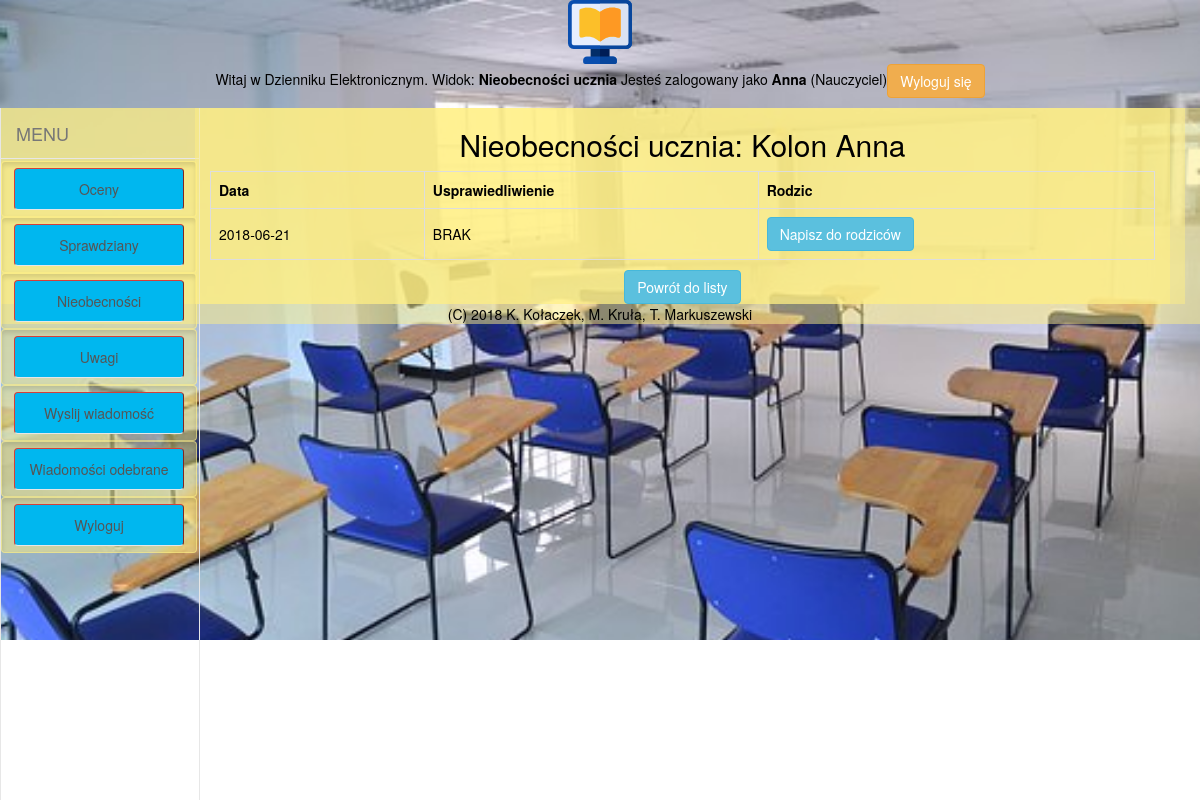
The page /projekt/lista_nieob.php?id_u=13&id_k=1 (signed in) on the database its author committed.
### tables this page shows
CREATE TABLE `uzytkownicy` (
  `id_uzytkownika` int(11) NOT NULL,
  `typ` int(3) NOT NULL,
  `imie` varchar(20) NOT NULL,
  `nazwisko` varchar(30) NOT NULL,
  `telefon` varchar(14) DEFAULT NULL,
  `email` varchar(255) NOT NULL,
  `haslo` varchar(255) NOT NULL,
  `id_klasy` int(11) DEFAULT NULL
);

CREATE TABLE `nieobecnosci` (
  `id_nieobecnosci` int(11) NOT NULL,
  `id_ucznia` int(11) NOT NULL,
  `id_rodzica` int(11) DEFAULT NULL,
  `data` date NOT NULL,
  `usprawiedliwiona` tinyint(1) NOT NULL,
  `usprawiedliwienie` text NOT NULL
);

### projekt/lista_nieob.php (the view, shortened to what this page needs)
<?php
require_once 'skrypty/menu.php';
require_once 'include/funkcje.php';
$TRESC='';
$powrot="n_nieob.php";
$id_ucznia=$_GET['id_u'];
try {
    $pdo = new PDO("$DBEngine:host=$DBServer;dbname=$DBName", $DBUser, $DBPass);
    $pdo->setAttribute(PDO::ATTR_ERRMODE, PDO::ERRMODE_EXCEPTION);
    $uczen=getUzytkownikInfo($pdo, $id_ucznia);
    $TRESC.='<h2>Nieobecności ucznia: '.$uczen['nazwisko'].' '.$uczen['imie'].'</h2>';
    $TRESC.=genListaNieobUczniaNauczyciel($pdo, $id_ucznia,$powrot);
    }
catch(PDOException $e)
{
    $TRESC.= "Nie można pobrać danych z bazy";
}
$TRESC.='<a class="btn btn-info" href="n_nieob.php">Powrót do listy</a>';
require_once 'szablony/witryna.php';
?>

### projekt/include/funkcje.php (shortened to what this page needs)
<?php
function getUzytkownikInfo ($pdo,$id_uzytkownika){
    $stmt = $pdo->prepare('SELECT imie, nazwisko, typ, telefon,email, haslo, id_klasy
                                       FROM uzytkownicy WHERE id_uzytkownika=:id;'
        );
    $stmt->bindValue(':id',$id_uzytkownika,PDO::PARAM_INT);
    $stmt->execute();
    $dane=$stmt->fetch();
    return $dane;
}
function genListaNieobUczniaNauczyciel($pdo,$id_ucznia,$powrot){
    $returnedHTML='';
    $stmt = $pdo->prepare ('SELECT data, usprawiedliwiona, id_nieobecnosci, usprawiedliwienie, id_rodzica
                            FROM nieobecnosci
                            WHERE id_ucznia = :id_u
                            ORDER by data DESC
                            ');
    $stmt->bindValue (':id_u', $id_ucznia, PDO::PARAM_INT);
    $stmt->execute();
    foreach ($stmt as $row){
        $returnedHTML.='<p><table class="responsive">';
        $returnedHTML.='<tr><th>Data</th><th>Usprawiedliwienie</th><th>Rodzic</th></tr>';
        $returnedHTML.='<tr><td>'.$row['data'].'</td>';
        if ($row['usprawiedliwiona']==0){
            $returnedHTML.='<td>BRAK</td><td><a class="btn btn-info" href="wyslij_rd.php?id_u='.$id_ucznia.
                '&amp;p='.$powrot.'">Napisz do rodziców</a></td></tr>';
        }
        else{
            $rodzic=getUzytkownikInfo($pdo, $row ['id_rodzica']);
            $skrot=substr($rodzic['imie'],0,1);
            $returnedHTML.='<td>'.$row['usprawiedliwienie'].'</td><td>'.$skrot.'. '.$rodzic['nazwisko'].'</td></tr>';
        }
        $returnedHTML.='</table>';
        $returnedHTML.='</p>';
    }
    return $returnedHTML;
}
?>

### projekt/styles/style.css (style rules this page uses)
html, body { width: 100%; background-color: #ffffff; color: #000; margin: 0; padding: 0; text-align: center; }
table { border-collapse: collapse; width: 100%; table-layout :auto; }
td, th { border: 1px solid #dddddd; text-align: left; padding: 8px; }
tr:nth-child(even) { background-color: #ffffff000; }

### projekt/szablony/witryna.php (style rules this page uses)
body { height:640px; background: url("./img/school-2648668__340.jpg") no-repeat; background-position: center center; background-size: 100% ; z-index: 1; }

### rows shown on the page
uzytkownicy: nazwisko "Kolon", imie "Anna"
nieobecnosci: data "2018-06-21"

### other values the page prints
$LOKALIZACJA "Nieobecności ucznia"
$_SESSION['username'] "Anna"
$_SESSION['usertype'] "Nauczyciel"
$napis "Oceny"
$napis "Sprawdziany"
$napis "Nieobecności"
$napis "Uwagi"
$napis "Wyslij wiadomość"
$napis "Wiadomości odebrane"
$napis "Wyloguj"
$COPYRIGHT "(C) 2018 K. Kołaczek, M. Kruła, T. Markuszewski"
